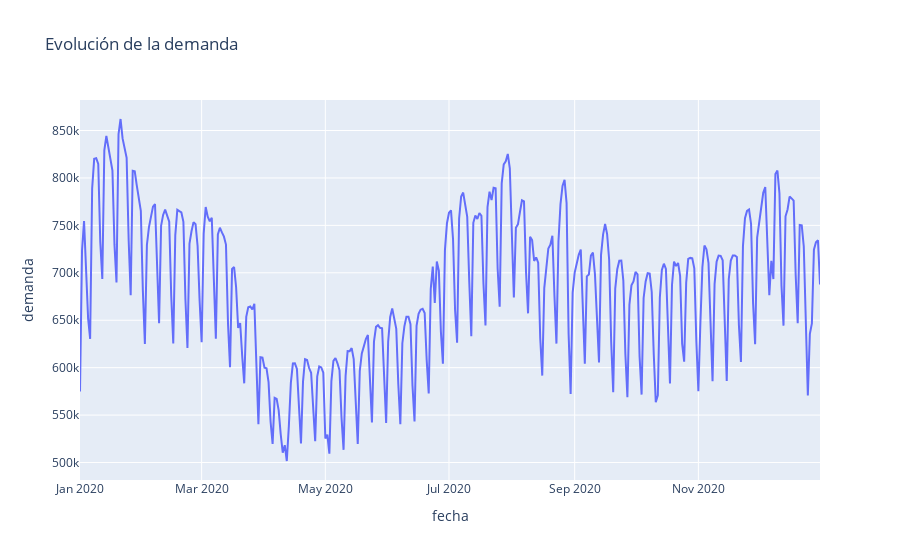

Source (notebook cell):
### Markdown cell above
# serie temporal de la demanda nacional

### Code cell
import plotly.express as px


fig = px.line(df, x="fecha", y="demanda", title='Evolución de la demanda', hover_data=["dia_semana"])

fig

### Figure 1 — Plotly figure (JSON) as saved in the notebook; plotly's stock layout.template omitted (floating-point values rounded to 4 significant figures; data arrays with more than 128 entries replaced by an {"elided": "..."} marker saying what was removed)
{"data": [{"customdata": {"elided": "366x1 str values"}, "hovertemplate": "fecha=%{x}<br>demanda=%{y}<br>dia_semana=%{customdata[0]}<extra></extra>", "legendgroup": "", "line": {"color": "#636efa", "dash": "solid"}, "marker": {"symbol": "circle"}, "mode": "lines", "name": "", "orientation": "v", "showlegend": false, "type": "scatter", "x": {"elided": "366 str values"}, "xaxis": "x", "y": {"elided": "366 float values"}, "yaxis": "y"}], "layout": {"legend": {"tracegroupgap": 0}, "title": {"text": "Evolución de la demanda"}, "xaxis": {"anchor": "y", "domain": [0, 1], "title": {"text": "fecha"}}, "yaxis": {"anchor": "x", "domain": [0, 1], "title": {"text": "demanda"}}}}
